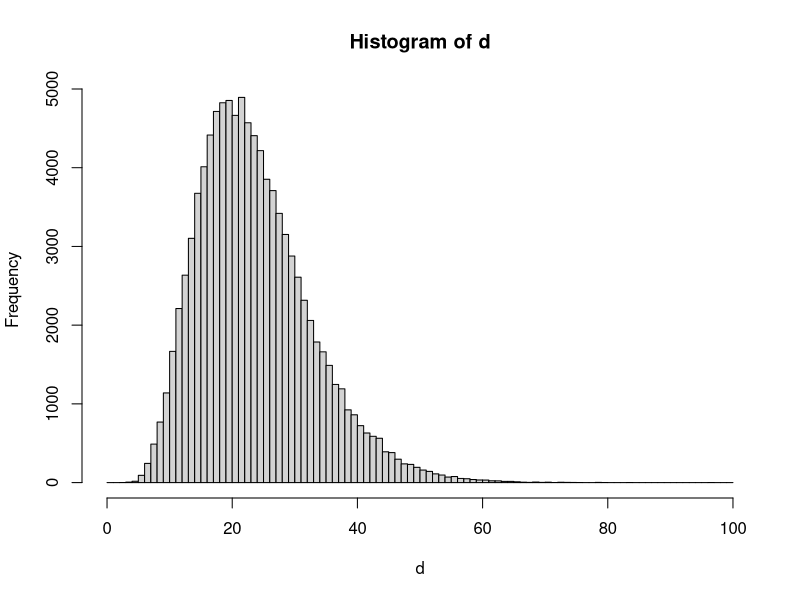

Generate this figure with R:
set.seed(0) ## just so you can reproduce what I got
sample(1:100,10)

set.seed(3);runif(5)
runif(5)
set.seed(3);runif(5)

sample(1:100,10,replace=TRUE)

PlantGrowth
ii <- sample(1:nrow(PlantGrowth),10)
PlantGrowth[ii,]

sample(1:100,10,prob=1/1:100)
sum(1/1:25)/sum(1/100)

## Birthday problem...

n <- 1000000 ## number of classes
bd <- matrix(sample(1:366,30*n,replace=TRUE,prob=c(rep(4,365),1)),
             n,30) ## birthdays
mean(apply(bd,1,function(x) length(unique(x)))!=30)


## distributions...

?distributions
rnorm(3,mean=c(1,3.2,-0.5),sd=c(1,1,2.5))

## Covid infection to death distrbution...
n <- 100000
d <-  rlnorm(n,1.63,.5) + rgamma(n,shape=4.45,scale=4)
mean(d<7)
hist(d,breaks=0:100)